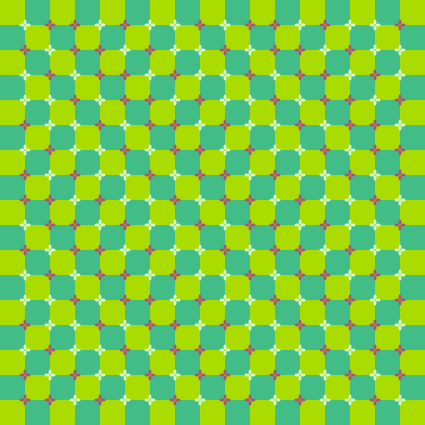
Frame 1 (no input)
Frame 60 (the mouse pressed at the canvas centre just before this capture): identical to frame 1, image omitted
Frame 120 (the mouse held since frame 60 and released just before this capture): identical to frame 1, image omitted

The Processing sketch that drew this single still picture (run headless with seeded random() and noise(); from frame 60 on, the mouse is pressed at the canvas centre):

// Processing sketch: processing_104991
// ── processing_104991.pde

void setup() {
  size(425, 425);
  colorMode(RGB, 255);
  noStroke();
}
void draw() {
  int flag=1;
  for (int i=0;i<width;i+=25)
    for (int j=0;j<height;j+=25)
    {
      if (flag>0)
      {
        fill(171, 220, 0);
        flag*=-1;
        rect(i, j, 25, 25);
      }
      else {
        fill(66, 189, 136);
        flag*=-1;
        rect(i, j, 25, 25);
      }
    }
  for (int i=25;i<width;)
    for (int j=25;j<height;)
    {
      flower(i, j, 215, 254, 205);
      i+=25;
      j+=25;
    }
  for (int i=50;i<width-25;)
    for (int j=25;j<height-25;)
    {
      flower(i, j, 171, 82, 119);
      i+=25;
      j+=25;
    }
  for (int i=75;i<width-25;)
    for (int j=25;j<height-50;)
    {
      flower(i, j, 171, 82, 119);
      i+=25;
      j+=25;
    }
  for (int i=100;i<width;)
    for (int j=25;j<height-75;)
    {
      flower(i, j, 215, 254, 205);
      i+=25;
      j+=25;
    }
  for (int i=125;i<width-25;)
    for (int j=25;j<height-100;)
    {
      flower(i, j, 171, 82, 119);
      i+=25;
      j+=25;
    }
  for (int i=150;i<width;)
    for (int j=25;j<height-125;)
    {
      flower(i, j, 215, 254, 205);
      i+=25;
      j+=25;
    }
  for (int i=175;i<width;)
    for (int j=25;j<height-150;)
    {
      flower(i, j, 215, 254, 205);
      i+=25;
      j+=25;
    }
  for (int i=200;i<width;)
    for (int j=25;j<height-175;)
    {
      flower(i, j, 171, 82, 119);
      i+=25;
      j+=25;
    }
  for (int i=225;i<width;)
    for (int j=25;j<height-200;)
    {
      flower(i, j, 215, 254, 205);
      i+=25;
      j+=25;
    }
  for (int i=250;i<width;)
    for (int j=25;j<height-225;)
    {
      flower(i, j, 171, 82, 119);
      i+=25;
      j+=25;
    }
  for (int i=275;i<width;)
    for (int j=25;j<height-250;)
    {
      flower(i, j, 171, 82, 119);
      i+=25;
      j+=25;
    }
  for (int i=300;i<width;)
    for (int j=25;j<height-275;)
    {
      flower(i, j, 215, 254, 205);
      i+=25;
      j+=25;
    }
  for (int i=325;i<width;)
    for (int j=25;j<height-300;)
    {
      flower(i, j, 171, 82, 119);
      i+=25;
      j+=25;
    }
  for (int i=350;i<width;)
    for (int j=25;j<height-325;)
    {
      flower(i, j, 215, 254, 205);
      i+=25;
      j+=25;
    }
  for (int i=375;i<width;)
    for (int j=25;j<height-350;)
    {
      flower(i, j, 215, 254, 205);
      i+=25;
      j+=25;
    }
  for (int i=400;i<width;)
    for (int j=25;j<height-375;)
    {
      flower(i, j, 171, 82, 119);
      i+=25;
      j+=25;
    }
    for (int i=25;i<width-25;)
    for (int j=50;j<height;)
    {
      flower(i, j, 171, 82, 119);
      i+=25;
      j+=25;
    }
    for (int i=25;i<width-50;)
    for (int j=75;j<height;)
    {
      flower(i, j, 215, 254, 205);
      i+=25;
      j+=25;
    }
        for (int i=25;i<width-75;)
    for (int j=100;j<height;)
    {
      flower(i, j, 215, 254, 205);
      i+=25;
      j+=25;
    }
        for (int i=25;i<width-100;)
    for (int j=125;j<height;)
    {
      flower(i, j, 171, 82, 119);
      i+=25;
      j+=25;
    }
            for (int i=25;i<width-125;)
    for (int j=150;j<height;)
    {
      flower(i, j, 215, 254, 205);
      i+=25;
      j+=25;
    }
            for (int i=25;i<width-150;)
    for (int j=175;j<height;)
    {
      flower(i, j, 171, 82, 119);
      i+=25;
      j+=25;
    }
            for (int i=25;i<width-175;)
    for (int j=200;j<height;)
    {
      flower(i, j, 171, 82, 119);
      i+=25;
      j+=25;
    }
                for (int i=25;i<width-200;)
    for (int j=225;j<height;)
    {
      flower(i, j, 215, 254, 205);
      i+=25;
      j+=25;
    }
                for (int i=25;i<width-225;)
    for (int j=250;j<height;)
    {
      flower(i, j, 171, 82, 119);
      i+=25;
      j+=25;
    }
                    for (int i=25;i<width-250;)
    for (int j=275;j<height;)
    {
      flower(i, j, 215, 254, 205);
      i+=25;
      j+=25;
    }
                    for (int i=25;i<width-275;)
    for (int j=300;j<height;)
    {
      flower(i, j, 215, 254, 205);
      i+=25;
      j+=25;
    }
                    for (int i=25;i<width-300;)
    for (int j=325;j<height;)
    {
      flower(i, j, 171, 82, 119);
      i+=25;
      j+=25;
    }
                        for (int i=25;i<width-325;)
    for (int j=350;j<height;)
    {
      flower(i, j, 215, 254, 205);
      i+=25;
      j+=25;
    }
                        for (int i=25;i<width-350;)
    for (int j=375;j<height;)
    {
      flower(i, j, 171, 82, 119);
      i+=25;
      j+=25;
    }
                        for (int i=25;i<width-375;)
    for (int j=400;j<height;)
    {
      flower(i, j, 171, 82, 119);
      i+=25;
      j+=25;
    }
}
void flower(int x, int y, int a, int b, int c) {
  fill(a, b, c);
  ellipse(x, y-3, 3, 5);
  ellipse(x, y+3, 3, 5);
  ellipse(x-3, y, 5, 3);
  ellipse(x+3, y, 5, 3);
}
